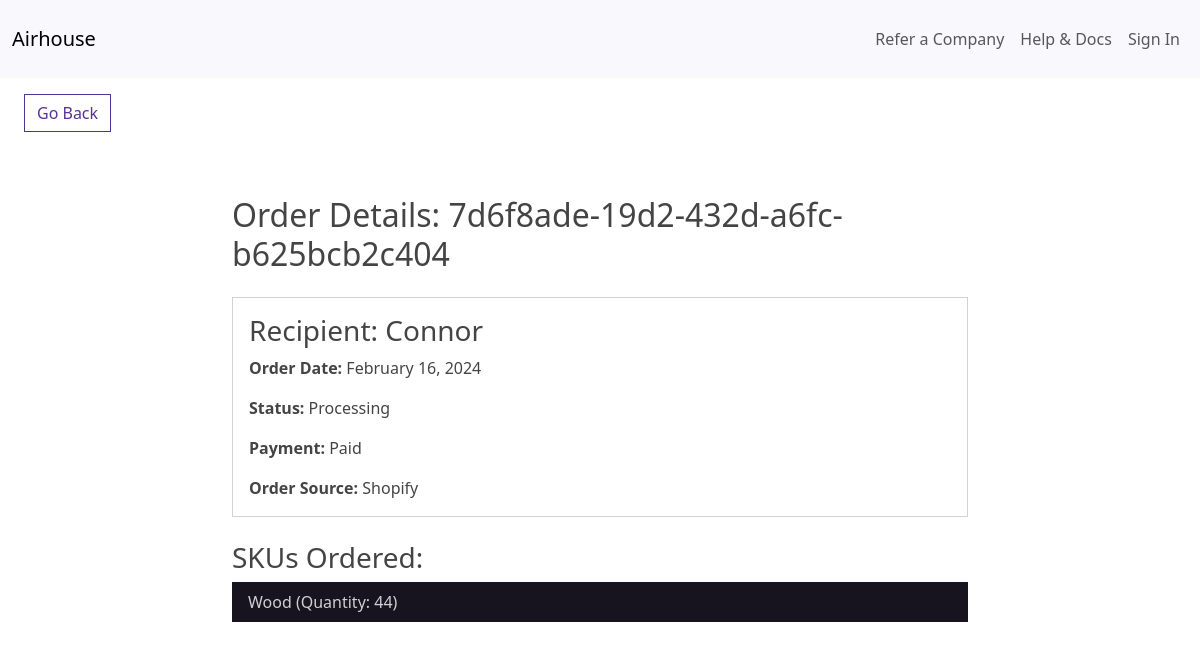
Page /orders/2/ on the committed database.
### airhouse/models.py (models this page shows, shortened)
class Order(models.Model):
    STATUS_CHOICES = [
        ('new', 'New'),
        ('processing', 'Processing'),
        ('shipped', 'Shipped'),
        ('in_transit', 'In Transit'),
        ('delivered', 'Delivered'),
        ('cancelled', 'Cancelled'),
    ]
    PAYMENT_STATUS_CHOICES = [
        ('paid', 'Paid'),
        ('not_paid', 'Not Paid'),
    ]
    order_no = models.UUIDField(default=uuid.uuid4, editable=False, unique=True)
    recipient = models.CharField(max_length=255)
    order_date = models.DateField(auto_now_add=True)
    status = models.CharField(max_length=20, choices=STATUS_CHOICES, default='new')
    payment = models.CharField(max_length=10, choices=PAYMENT_STATUS_CHOICES, default='not_paid')
    order_source = models.CharField(max_length=255)
    skus_ordered = models.ManyToManyField(InventoryItem, through='OrderItem')

class InventoryItem(models.Model):
    name = models.CharField(max_length=200)
    quantity = models.IntegerField()
    price = models.DecimalField(max_digits=10, decimal_places=2)
    category = models.ForeignKey('Category', on_delete=models.SET_NULL, blank=True, null=True)
    date_created = models.DateTimeField(auto_now_add=True)
    user = models.ForeignKey(get_user_model(), on_delete=models.CASCADE)

### airhouse/views.py (the view)
# urls.py: path('orders/<int:pk>/', OrderDetail.as_view(), name='order-detail'),
class OrderDetail(DetailView):
    model = Order
    template_name = 'airhouse/order_detail.html'
    context_object_name = 'order'

### airhouse/templates/airhouse/order_detail.html
{% extends 'airhouse/base.html' %}
{% block content %}
<a href="javascript:history.back()" class="btn btn-outline-primary my-3 mx-4">Go Back</a>
<div class="container mt-5">
    <div class="row">
        <div class="col-md-8 offset-md-2">
            <h2 class="mb-4">Order Details: {{ order.order_no }}</h2>
            <div class="card">
                <div class="card-body">
                    <h3 class="card-title">Recipient: {{ order.recipient }}</h3>
                    <p class="card-text"><strong>Order Date:</strong> {{ order.order_date|date:"F d, Y" }}</p>
                    <p class="card-text"><strong>Status:</strong> {{ order.get_status_display }}</p>
                    <p class="card-text"><strong>Payment:</strong> {{ order.get_payment_display }}</p>
                    <p class="card-text"><strong>Order Source:</strong> {{ order.order_source }}</p>
                </div>
            </div>
            <h3 class="mt-4">SKUs Ordered:</h3>
            <ul class="list-group list-group-flush">
                {% for item in order.skus_ordered.all %}
                    <li class="list-group-item">{{ item.name }} (Quantity: {{ item.quantity }})</li>
                {% endfor %}
            </ul>
        </div>
    </div>
</div>
{% endblock %}

### rows in the picture
Order: order_no "7d6f8ade-19d2-432d-a6fc-b625bcb2c404", recipient "Connor", order_date "February 16, 2024", status "Processing", payment "Paid", order_source "Shopify"
InventoryItem: name "Wood", quantity "44"
